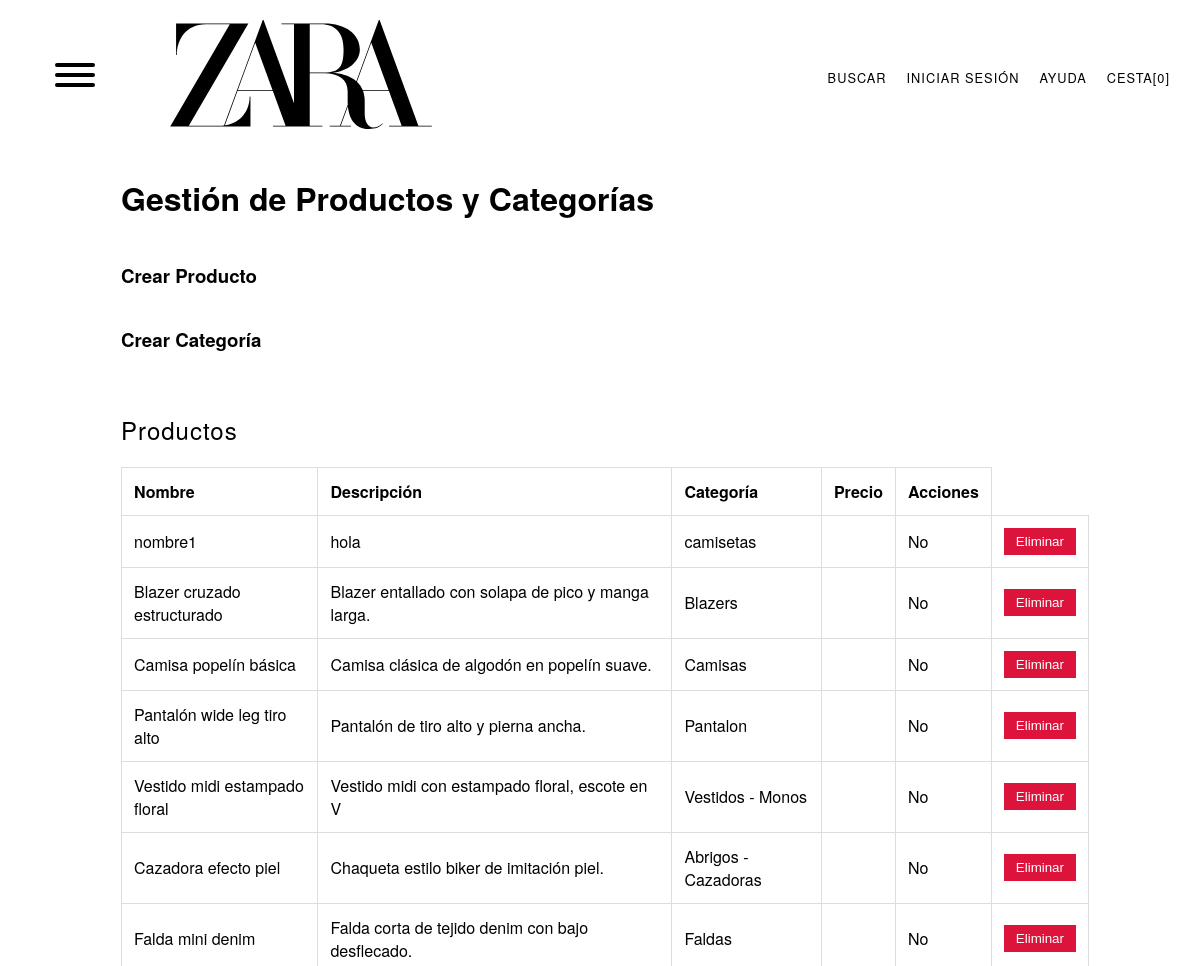
Page /gestionar (upper part) on the earlier database version.
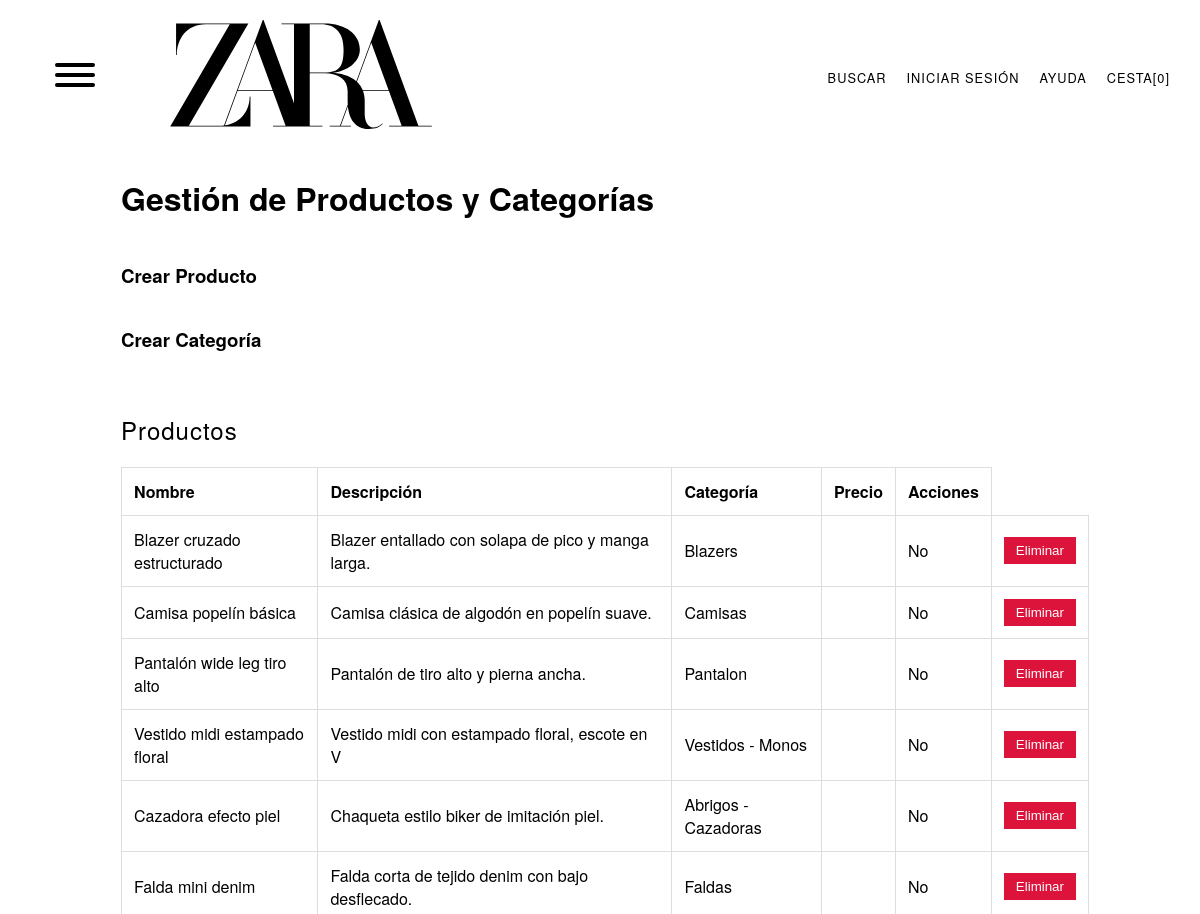
Same page on the later database version.
### app.py (models this page shows)
class Producto(db.Model):
    id = db.Column(db.Integer, primary_key=True)
    nombre = db.Column(db.String(100), nullable=False)
    descripcion = db.Column(db.Text, nullable=False)
    imagen = db.Column(db.String(200))
    categoria_id = db.Column(db.Integer, db.ForeignKey('categoria.id'), nullable=False)

class Categoria(db.Model):
    id = db.Column(db.Integer, primary_key=True)
    nombre = db.Column(db.String(100), unique=True, nullable=False)
    productos = db.relationship('Producto', backref='categoria', lazy=True)

### app.py (the view)
@app.route('/gestionar')
def gestionar():
    productos = Producto.query.all()
    categorias = Categoria.query.all()
    return render_template('gestionar.html', productos=productos, categorias=categorias)

### templates/gestionar.html (shortened to what this page needs)
<!DOCTYPE html>
<html lang="en">
<head>
    <link rel="stylesheet" href="../static/style.css">
    <link rel="stylesheet" href="../static/gestionar.css">
    <link href="../static/dist/hamburgers.css" rel="stylesheet">
</head>
<body>
    <header class="header">
        <div class="menu-icon">
            <button class="hamburger hamburger--slider" type="button">
                <span class="hamburger-box">
                  <span class="hamburger-inner"></span>
                </span>
            </button>
        </div>
        <div class="logo"><a href="./"><img src="../static/img/logo_zara.svg" alt=""></a></div>
        <nav class="menu">
            <a href="#">BUSCAR</a>
            {% if session.user_id %}
                <a href="{{ url_for('cuenta') }}">CUENTA</a>
            {% else %}
                <a href="{{ url_for('loginselect') }}">INICIAR SESIÓN</a>
            {% endif %}
            <a href="{{ url_for('ayuda') }}">AYUDA</a>
            <a href="{{ url_for('cesta') }}">CESTA[0]</a>
        </nav>
    </header>
    <main class="content">
    <h1>Gestión de Productos y Categorías</h1>
    <h3><a href="{{ url_for('crear_producto')}}">Crear Producto</a></h3>
    <h3><a href="{{ url_for('crear_categoria')}}">Crear Categoría</a></h3>
    <h2>Productos</h2>
    <table>
        <tr>
            <th>Nombre</th>
            <th>Descripción</th>
            <th>Categoría</th>
            <th>Precio</th>
            <th>Acciones</th>
        </tr>
        {% for producto in productos %}
        <tr>
            <td>{{ producto.nombre }}</td>
            <td>{{ producto.descripcion }}</td>
            <td>{{ producto.categoria.nombre }}</td>
            <td>{{ producto.precio }}</td>
            <td>{{ 'Sí' if producto.disponibilidad else 'No' }}</td>
            <td>
                <form method="POST" action="{{ url_for('eliminar_producto', producto_id=producto.id) }}">
                    <button type="submit">Eliminar</button>
                </form>
            </td>
        </tr>
        {% endfor %}
    </table>
    </main>
</body>
</html>

### static/style.css (style rules this page uses)
body { font-family: "Helvetica Neue"; font-weight: 300; margin: 0; padding: 0; overflow-x: hidden; overflow-y: scroll; margin-right: -10px; scrollbar-gutter: stable; margin-bottom: 5vh; }
a { text-decoration: none; color: currentColor; }
.header { display: flex; justify-content: space-between; align-items: center; padding: 20px 40px; position: sticky; top: 0; }
.menu-icon { cursor: pointer; font-weight: bold; margin-right: 20px; }
.menu>a { transition: 0.15s; }
.logo { align-self: left; flex-grow: 1; margin-left: 40px; }
.menu { display: flex; gap: 20px; }
.menu a { text-decoration: none; color: black; font-size: 0.8rem; font-weight: 200; letter-spacing: 1px; }
h2 { letter-spacing: 1px; font-weight: 300; }

### static/gestionar.css (style rules this page uses)
.content { display: flex; flex-direction: column; margin:auto; width: 80%; }
table { margin-bottom: 40px; border-collapse: collapse; }
th, td { padding: 12px; border: 1px solid #ddd; text-align: left; }
form { display: inline; }
h2 { margin-top: 40px; }
button { background-color: crimson; color: white; border: none; padding: 6px 12px; cursor: pointer; }

Differences in the rows shown:
removed Producto: nombre "nombre1", descripcion "hola", categoria.nombre "camisetas", disponibilidad "No"
